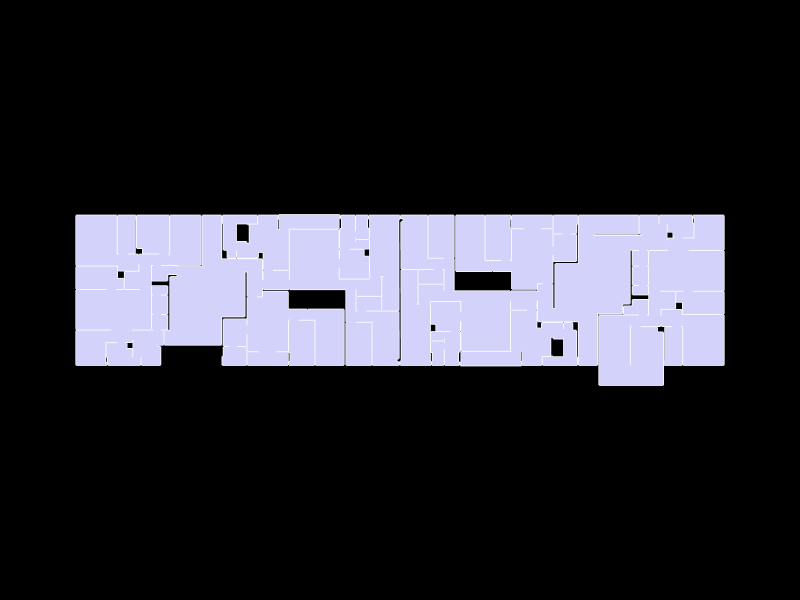

Write notebook code for a chart like this one.
### Markdown cell above
## 6. Show the geometry

### Code cell
Topology.Show(gallery,
              camera=[0,0,6],
              faceColor=[210,210,250],
              faceOpacity=1,
              edgeColor="white",
              edgeWidth=3,
              showVertices=False,
              backgroundColor="black",
              width=800,
              height=600,
              renderer = renderer)

### Figure 1 — Plotly figure (JSON) as saved in the notebook; plotly's stock layout.template omitted (floating-point values rounded to 4 significant figures; data arrays with more than 128 entries replaced by an {"elided": "..."} marker saying what was removed)
{"data": [{"hoverinfo": "text", "legendgroup": "2", "legendrank": 2, "line": {"color": "white", "dash": "solid", "width": 3}, "marker": {"size": 0}, "mode": "lines", "name": "1: Untitled (Edges)", "showlegend": false, "text": "", "type": "scatter3d", "x": {"elided": "2265 float values"}, "y": {"elided": "2265 float values"}, "z": {"elided": "2265 float values"}}, {"cmax": 1, "cmin": 0, "color": "#D2D2FA", "colorscale": [[0.0, "#440154"], [0.1111, "#482878"], [0.2222, "#3e4989"], [0.3333, "#31688e"], [0.4444, "#26828e"], [0.5556, "#1f9e89"], [0.6667, "#35b779"], [0.7778, "#6ece58"], [0.8889, "#b5de2b"], [1.0, "#fde725"]], "flatshading": true, "hoverinfo": "text", "hovertext": "", "i": {"elided": "757 int values"}, "j": {"elided": "757 int values"}, "k": {"elided": "757 int values"}, "legendgroup": "3", "legendrank": 3, "lighting": {"facenormalsepsilon": 0}, "name": "1: Untitled (Faces)", "opacity": 1, "showlegend": false, "showscale": false, "text": "", "type": "mesh3d", "x": {"elided": "755 float values"}, "y": {"elided": "755 float values"}, "z": {"elided": "755 float values"}}], "layout": {"autosize": true, "height": 600, "margin": {"b": 40, "l": 40, "r": 40, "t": 40}, "paper_bgcolor": "#000000", "plot_bgcolor": "#000000", "scene": {"aspectmode": "data", "camera": {"center": {"x": 0, "y": 0, "z": 0}, "eye": {"x": 0, "y": 0, "z": 6}, "projection": {"type": "perspective"}, "up": {"x": 0, "y": 1, "z": 0}}, "xaxis": {"visible": false}, "yaxis": {"visible": false}, "zaxis": {"visible": false}}, "showlegend": true, "width": 800, "xaxis": {"showgrid": false, "visible": false, "zeroline": false}, "yaxis": {"showgrid": false, "visible": false, "zeroline": false}}}
